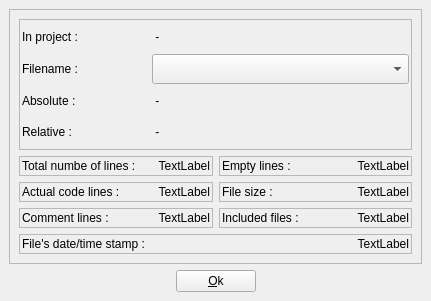
<ui version="4.0" >
 <author>fullmetalcoder</author>
 <comment></comment>
 <exportmacro></exportmacro>
 <class>PropertiesDialog</class>
 <widget class="QWidget" name="PropertiesDialog" >
  <property name="geometry" >
   <rect>
    <x>0</x>
    <y>0</y>
    <width>431</width>
    <height>301</height>
   </rect>
  </property>
  <property name="windowTitle" >
   <string>Form</string>
  </property>
  <layout class="QGridLayout" >
   <property name="margin" >
    <number>9</number>
   </property>
   <property name="spacing" >
    <number>6</number>
   </property>
   <item row="1" column="2" >
    <spacer>
     <property name="orientation" >
      <enum>Qt::Horizontal</enum>
     </property>
     <property name="sizeHint" >
      <size>
       <width>40</width>
       <height>20</height>
      </size>
     </property>
    </spacer>
   </item>
   <item row="1" column="1" >
    <widget class="QPushButton" name="bOK" >
     <property name="text" >
      <string>&amp;Ok</string>
     </property>
     <property name="icon" >
      <iconset resource="../DevEditor.qrc" >:/images/ok.png</iconset>
     </property>
    </widget>
   </item>
   <item row="1" column="0" >
    <spacer>
     <property name="orientation" >
      <enum>Qt::Horizontal</enum>
     </property>
     <property name="sizeHint" >
      <size>
       <width>40</width>
       <height>20</height>
      </size>
     </property>
    </spacer>
   </item>
   <item row="0" column="0" colspan="3" >
    <widget class="QFrame" name="frame" >
     <property name="frameShape" >
      <enum>QFrame::StyledPanel</enum>
     </property>
     <property name="frameShadow" >
      <enum>QFrame::Raised</enum>
     </property>
     <layout class="QGridLayout" >
      <property name="margin" >
       <number>9</number>
      </property>
      <property name="spacing" >
       <number>6</number>
      </property>
      <item row="0" column="0" colspan="2" >
       <widget class="QFrame" name="frame_2" >
        <property name="frameShape" >
         <enum>QFrame::StyledPanel</enum>
        </property>
        <property name="frameShadow" >
         <enum>QFrame::Sunken</enum>
        </property>
        <layout class="QGridLayout" >
         <property name="margin" >
          <number>2</number>
         </property>
         <property name="spacing" >
          <number>2</number>
         </property>
         <item row="2" column="1" colspan="2" >
          <widget class="QLabel" name="lblAbsolute" >
           <property name="text" >
            <string> -</string>
           </property>
          </widget>
         </item>
         <item row="3" column="0" >
          <widget class="QLabel" name="label_9" >
           <property name="sizePolicy" >
            <sizepolicy>
             <hsizetype>5</hsizetype>
             <vsizetype>7</vsizetype>
             <horstretch>0</horstretch>
             <verstretch>0</verstretch>
            </sizepolicy>
           </property>
           <property name="text" >
            <string>Relative :</string>
           </property>
          </widget>
         </item>
         <item row="2" column="0" >
          <widget class="QLabel" name="label_8" >
           <property name="sizePolicy" >
            <sizepolicy>
             <hsizetype>5</hsizetype>
             <vsizetype>7</vsizetype>
             <horstretch>0</horstretch>
             <verstretch>0</verstretch>
            </sizepolicy>
           </property>
           <property name="text" >
            <string>Absolute :</string>
           </property>
          </widget>
         </item>
         <item row="3" column="1" colspan="2" >
          <widget class="QLabel" name="lblRelative" >
           <property name="text" >
            <string> -</string>
           </property>
          </widget>
         </item>
         <item row="1" column="1" colspan="2" >
          <widget class="QComboBox" name="comboBox" >
           <property name="sizePolicy" >
            <sizepolicy>
             <hsizetype>5</hsizetype>
             <vsizetype>5</vsizetype>
             <horstretch>0</horstretch>
             <verstretch>0</verstretch>
            </sizepolicy>
           </property>
          </widget>
         </item>
         <item row="0" column="1" colspan="2" >
          <widget class="QLabel" name="lblProject" >
           <property name="text" >
            <string> -</string>
           </property>
          </widget>
         </item>
         <item row="0" column="0" >
          <widget class="QLabel" name="label_6" >
           <property name="sizePolicy" >
            <sizepolicy>
             <hsizetype>5</hsizetype>
             <vsizetype>7</vsizetype>
             <horstretch>0</horstretch>
             <verstretch>0</verstretch>
            </sizepolicy>
           </property>
           <property name="text" >
            <string>In project :</string>
           </property>
          </widget>
         </item>
         <item row="1" column="0" >
          <widget class="QLabel" name="label_7" >
           <property name="sizePolicy" >
            <sizepolicy>
             <hsizetype>5</hsizetype>
             <vsizetype>7</vsizetype>
             <horstretch>0</horstretch>
             <verstretch>0</verstretch>
            </sizepolicy>
           </property>
           <property name="text" >
            <string>Filename :</string>
           </property>
          </widget>
         </item>
        </layout>
       </widget>
      </item>
      <item row="1" column="0" >
       <widget class="QFrame" name="frame_3" >
        <property name="frameShape" >
         <enum>QFrame::StyledPanel</enum>
        </property>
        <property name="frameShadow" >
         <enum>QFrame::Sunken</enum>
        </property>
        <layout class="QHBoxLayout" >
         <property name="margin" >
          <number>2</number>
         </property>
         <property name="spacing" >
          <number>2</number>
         </property>
         <item>
          <widget class="QLabel" name="label" >
           <property name="text" >
            <string>Total numbe of lines :</string>
           </property>
          </widget>
         </item>
         <item>
          <widget class="QLabel" name="lblTotal" >
           <property name="text" >
            <string>TextLabel</string>
           </property>
           <property name="alignment" >
            <set>Qt::AlignRight|Qt::AlignTrailing|Qt::AlignVCenter</set>
           </property>
           <property name="margin" >
            <number>0</number>
           </property>
          </widget>
         </item>
        </layout>
       </widget>
      </item>
      <item row="4" column="0" colspan="2" >
       <widget class="QFrame" name="frame_4" >
        <property name="frameShape" >
         <enum>QFrame::StyledPanel</enum>
        </property>
        <property name="frameShadow" >
         <enum>QFrame::Sunken</enum>
        </property>
        <layout class="QHBoxLayout" >
         <property name="margin" >
          <number>2</number>
         </property>
         <property name="spacing" >
          <number>2</number>
         </property>
         <item>
          <widget class="QLabel" name="label_14" >
           <property name="text" >
            <string>File's date/time stamp :</string>
           </property>
          </widget>
         </item>
         <item>
          <widget class="QLabel" name="lblDate" >
           <property name="text" >
            <string>TextLabel</string>
           </property>
           <property name="alignment" >
            <set>Qt::AlignRight|Qt::AlignTrailing|Qt::AlignVCenter</set>
           </property>
          </widget>
         </item>
        </layout>
       </widget>
      </item>
      <item row="3" column="0" >
       <widget class="QFrame" name="frame_5" >
        <property name="frameShape" >
         <enum>QFrame::StyledPanel</enum>
        </property>
        <property name="frameShadow" >
         <enum>QFrame::Sunken</enum>
        </property>
        <layout class="QHBoxLayout" >
         <property name="margin" >
          <number>2</number>
         </property>
         <property name="spacing" >
          <number>2</number>
         </property>
         <item>
          <widget class="QLabel" name="label_5" >
           <property name="text" >
            <string>Comment lines :</string>
           </property>
          </widget>
         </item>
         <item>
          <widget class="QLabel" name="lblComment" >
           <property name="text" >
            <string>TextLabel</string>
           </property>
           <property name="alignment" >
            <set>Qt::AlignRight|Qt::AlignTrailing|Qt::AlignVCenter</set>
           </property>
          </widget>
         </item>
        </layout>
       </widget>
      </item>
      <item row="2" column="0" >
       <widget class="QFrame" name="frame_6" >
        <property name="frameShape" >
         <enum>QFrame::StyledPanel</enum>
        </property>
        <property name="frameShadow" >
         <enum>QFrame::Sunken</enum>
        </property>
        <layout class="QHBoxLayout" >
         <property name="margin" >
          <number>2</number>
         </property>
         <property name="spacing" >
          <number>2</number>
         </property>
         <item>
          <widget class="QLabel" name="label_3" >
           <property name="text" >
            <string>Actual code lines :</string>
           </property>
          </widget>
         </item>
         <item>
          <widget class="QLabel" name="lblCode" >
           <property name="text" >
            <string>TextLabel</string>
           </property>
           <property name="alignment" >
            <set>Qt::AlignRight|Qt::AlignTrailing|Qt::AlignVCenter</set>
           </property>
          </widget>
         </item>
        </layout>
       </widget>
      </item>
      <item row="1" column="1" >
       <widget class="QFrame" name="frame_7" >
        <property name="frameShape" >
         <enum>QFrame::StyledPanel</enum>
        </property>
        <property name="frameShadow" >
         <enum>QFrame::Sunken</enum>
        </property>
        <layout class="QHBoxLayout" >
         <property name="margin" >
          <number>2</number>
         </property>
         <property name="spacing" >
          <number>2</number>
         </property>
         <item>
          <widget class="QLabel" name="label_2" >
           <property name="text" >
            <string>Empty lines :</string>
           </property>
          </widget>
         </item>
         <item>
          <widget class="QLabel" name="lblEmpty" >
           <property name="text" >
            <string>TextLabel</string>
           </property>
           <property name="alignment" >
            <set>Qt::AlignRight|Qt::AlignTrailing|Qt::AlignVCenter</set>
           </property>
          </widget>
         </item>
        </layout>
       </widget>
      </item>
      <item row="2" column="1" >
       <widget class="QFrame" name="frame_8" >
        <property name="frameShape" >
         <enum>QFrame::StyledPanel</enum>
        </property>
        <property name="frameShadow" >
         <enum>QFrame::Sunken</enum>
        </property>
        <layout class="QHBoxLayout" >
         <property name="margin" >
          <number>2</number>
         </property>
         <property name="spacing" >
          <number>2</number>
         </property>
         <item>
          <widget class="QLabel" name="label_4" >
           <property name="text" >
            <string>File size :</string>
           </property>
          </widget>
         </item>
         <item>
          <widget class="QLabel" name="lblSize" >
           <property name="text" >
            <string>TextLabel</string>
           </property>
           <property name="alignment" >
            <set>Qt::AlignRight|Qt::AlignTrailing|Qt::AlignVCenter</set>
           </property>
          </widget>
         </item>
        </layout>
       </widget>
      </item>
      <item row="3" column="1" >
       <widget class="QFrame" name="frame_9" >
        <property name="frameShape" >
         <enum>QFrame::StyledPanel</enum>
        </property>
        <property name="frameShadow" >
         <enum>QFrame::Sunken</enum>
        </property>
        <property name="lineWidth" >
         <number>1</number>
        </property>
        <layout class="QHBoxLayout" >
         <property name="margin" >
          <number>2</number>
         </property>
         <property name="spacing" >
          <number>2</number>
         </property>
         <item>
          <widget class="QLabel" name="label_13" >
           <property name="text" >
            <string>Included files :</string>
           </property>
          </widget>
         </item>
         <item>
          <widget class="QLabel" name="lblInclude" >
           <property name="text" >
            <string>TextLabel</string>
           </property>
           <property name="alignment" >
            <set>Qt::AlignRight|Qt::AlignTrailing|Qt::AlignVCenter</set>
           </property>
          </widget>
         </item>
        </layout>
       </widget>
      </item>
     </layout>
    </widget>
   </item>
  </layout>
 </widget>
 <layoutdefault spacing="2" margin="2" />
 <pixmapfunction></pixmapfunction>
 <includes/>
 <resources>
  <include location="../DevEditor.qrc" />
 </resources>
 <connections/>
</ui>
